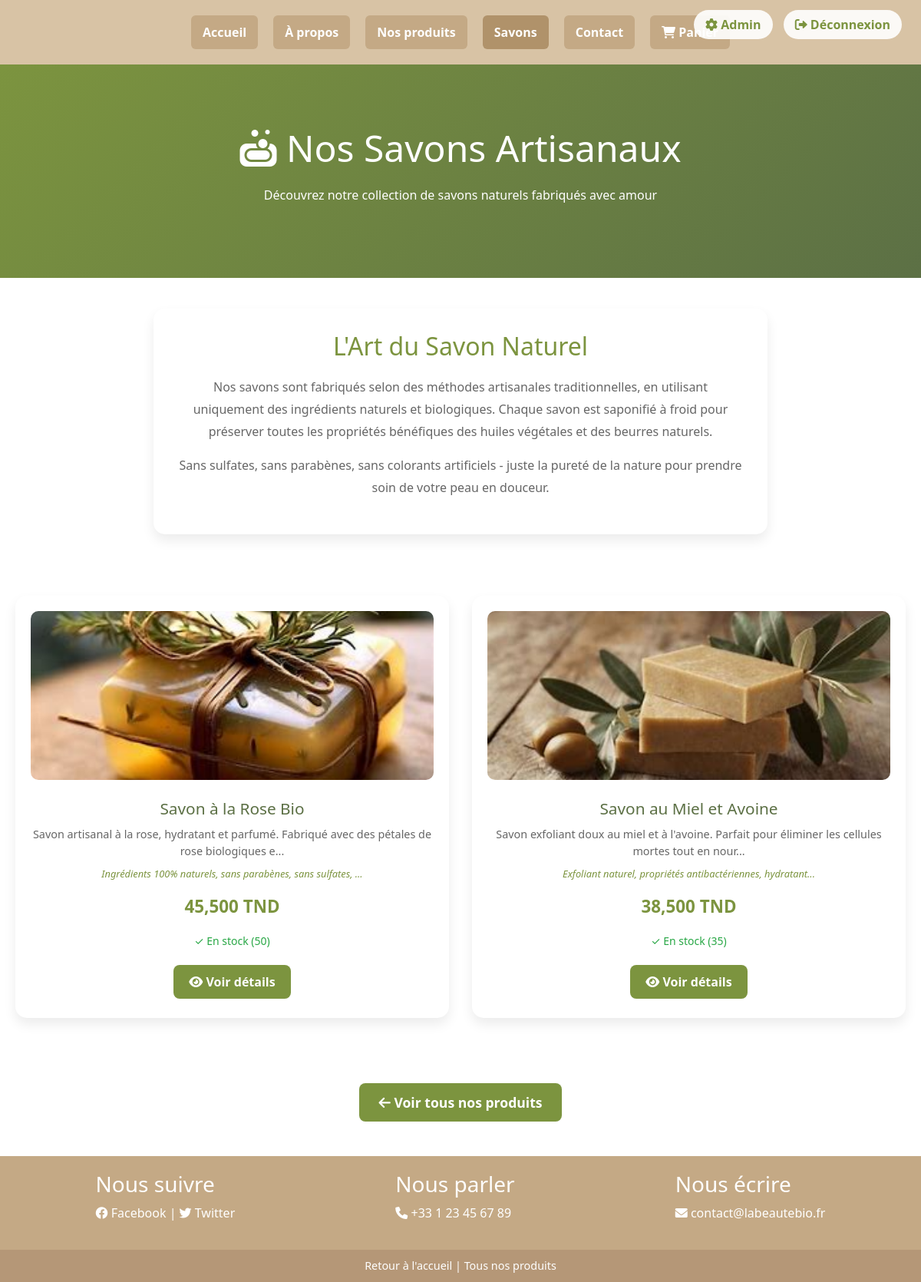
Page /savons.php (signed in) on the committed database.
### tables this page shows
CREATE TABLE products (
    id INT AUTO_INCREMENT PRIMARY KEY,
    name VARCHAR(200) NOT NULL,
    slug VARCHAR(200) UNIQUE NOT NULL,
    description TEXT,
    short_description VARCHAR(500),
    price DECIMAL(10,2) NOT NULL,
    sale_price DECIMAL(10,2) NULL,
    category_id INT,
    image VARCHAR(255),
    gallery TEXT,  
    stock_quantity INT DEFAULT 0,
    min_stock_level INT DEFAULT 5,
    characteristics TEXT,
    ingredients TEXT,
    usage_instructions TEXT,
    weight DECIMAL(8,2),  
    dimensions VARCHAR(50),  
    sku VARCHAR(50) UNIQUE,
    barcode VARCHAR(50),
    is_active BOOLEAN DEFAULT TRUE,
    is_featured BOOLEAN DEFAULT FALSE,
    meta_title VARCHAR(200),
    meta_description VARCHAR(500),
    created_at TIMESTAMP DEFAULT CURRENT_TIMESTAMP,
    updated_at TIMESTAMP DEFAULT CURRENT_TIMESTAMP ON UPDATE CURRENT_TIMESTAMP,

    FOREIGN KEY (category_id) REFERENCES categories(id) ON DELETE SET NULL,
    INDEX idx_slug (slug),
    INDEX idx_category (category_id),
    INDEX idx_price (price),
    INDEX idx_stock (stock_quantity),
    INDEX idx_active (is_active),
    INDEX idx_featured (is_featured),
    INDEX idx_sku (sku),
    INDEX idx_created_at (created_at)
);

### config/session.php (called while the page is built, shortened)
<?php
function isLoggedIn() {
    return isset($_SESSION['user_id']) && !empty($_SESSION['user_id']);
}
function isAdmin() {
    return isLoggedIn() && isset($_SESSION['role']) && $_SESSION['role'] === 'admin';
}
?>

### includes/functions.php (called while the page is built, shortened)
<?php
function formatPrice($price) {
    return number_format($price, 3, ',', ' ') . ' TND';
}
?>

### savons.php (the view, shortened to what this page needs)
<?php
require_once 'config/database.php';
require_once 'config/session.php';
require_once 'includes/functions.php';
$stmt = $pdo->prepare("SELECT id FROM categories WHERE name = 'Savons' LIMIT 1");
$stmt->execute();
$savons_category = $stmt->fetch();
$category_id = $savons_category ? $savons_category['id'] : 1;
$stmt = $pdo->prepare("SELECT p.*, c.name as category_name FROM products p
                      LEFT JOIN categories c ON p.category_id = c.id
                      WHERE p.category_id = ? AND p.is_active = 1
                      ORDER BY p.is_featured DESC, p.name");
$stmt->execute([$category_id]);
$savons = $stmt->fetchAll();
?>
<!DOCTYPE html>
<html lang="fr">
<head>
    <link rel="stylesheet" href="assets/css/frontend.css">
    <link href="https://cdn.jsdelivr.net/npm/bootstrap@5.1.3/dist/css/bootstrap.min.css" rel="stylesheet">
    <link rel="stylesheet" href="https://cdnjs.cloudflare.com/ajax/libs/font-awesome/6.0.0/css/all.min.css">
</head>
<body>
<div class="user-menu">
    <?php if (isLoggedIn()): ?>
        <?php if (isAdmin()): ?>
            <a href="admin/index.php"><i class="fas fa-cog"></i> Admin</a>
        <?php else: ?>
            <a href="client/profile.php"><i class="fas fa-user"></i> Mon Profil</a>
        <?php endif; ?>
        <a href="logout.php"><i class="fas fa-sign-out-alt"></i> Déconnexion</a>
    <?php else: ?>
        <a href="client/login.php"><i class="fas fa-sign-in-alt"></i> Connexion</a>
        <a href="client/register.php"><i class="fas fa-user-plus"></i> Inscription</a>
    <?php endif; ?>
</div>
<header>
    <nav>
        <a href="index.php">Accueil</a>
        <a href="a-propos.php">À propos</a>
        <a href="products.php">Nos produits</a>
        <a href="savons.php" class="active">Savons</a>
        <a href="contact.php">Contact</a>
        <a href="panier.php"><i class="fas fa-shopping-cart"></i> Panier</a>
    </nav>
</header>
<div class="category-header">
    <h1><i class="fas fa-soap"></i> Nos Savons Artisanaux</h1>
    <p>Découvrez notre collection de savons naturels fabriqués avec amour</p>
</div>
<div class="category-description">
    <h2 style="color: #7c943f; margin-bottom: 20px;">L'Art du Savon Naturel</h2>
    <p style="color: #666; line-height: 1.8;">
        Nos savons sont fabriqués selon des méthodes artisanales traditionnelles,
        en utilisant uniquement des ingrédients naturels et biologiques.
        Chaque savon est saponifié à froid pour préserver toutes les propriétés
        bénéfiques des huiles végétales et des beurres naturels.
    </p>
    <p style="color: #666; line-height: 1.8;">
        Sans sulfates, sans parabènes, sans colorants artificiels -
        juste la pureté de la nature pour prendre soin de votre peau en douceur.
    </p>
</div>
<?php if (empty($savons)): ?>
    <div style="text-align: center; padding: 60px 20px;">
        <i class="fas fa-soap" style="font-size: 4rem; color: #ccc; margin-bottom: 20px;"></i>
        <h3 style="color: #7c943f;">Aucun savon disponible</h3>
        <p style="color: #666;">Nos savons seront bientôt disponibles. Revenez nous voir !</p>
        <a href="products.php" class="btn-savon" style="font-size: 1.2em; padding: 15px 30px;">
            <i class="fas fa-shopping-bag"></i> Voir tous nos produits
        </a>
    </div>
<?php else: ?>
    <section class="savons-container">
        <?php foreach ($savons as $savon): ?>
        <div class="savon">
            <?php
            $image_path = '';
            if ($savon['image'] && file_exists('assets/images/' . $savon['image'])) {
                $image_path = 'assets/images/' . htmlspecialchars($savon['image']);
            } else {
                $savon_images = ['savon1.jpg', 'savon2.jpg', 'savon3.jpg', 'savon4.jpg'];
                $image_path = 'assets/images/' . $savon_images[($savon['id'] - 1) % count($savon_images)];
            }
            ?>
            <img src="<?php echo $image_path; ?>"
                 alt="<?php echo htmlspecialchars($savon['name']); ?>"
                 onerror="this.src='assets/images/savon1.jpg'" />
            <h3><?php echo htmlspecialchars($savon['name']); ?></h3>
            <p style="color: #666; font-size: 0.9em; margin: 10px 0;">
                <?php echo htmlspecialchars(substr($savon['description'], 0, 100)) . '...'; ?>
            </p>
            <?php if ($savon['characteristics']): ?>
                <p style="color: #7c943f; font-size: 0.8em; font-style: italic;">
                    <?php echo htmlspecialchars(substr($savon['characteristics'], 0, 60)) . '...'; ?>
                </p>
            <?php endif; ?>
            <div class="price"><?php echo formatPrice($savon['price']); ?></div>
            <?php if ($savon['stock_quantity'] > 0): ?>
                <small style="color: #28a745;">✓ En stock (<?php echo $savon['stock_quantity']; ?>)</small>
            <?php else: ?>
                <small style="color: #dc3545;">✗ Rupture de stock</small>
            <?php endif; ?>
            <div style="margin-top: 15px;">
                <a href="product_detail.php?id=<?php echo $savon['id']; ?>" class="btn-savon">
                    <i class="fas fa-eye"></i> Voir détails
                </a>
            </div>
        </div>
        <?php endforeach; ?>
    </section>
    <div style="text-align: center; margin: 40px 0;">
        <a href="products.php" class="btn-savon" style="font-size: 1.1em; padding: 12px 25px;">
            <i class="fas fa-arrow-left"></i> Voir tous nos produits
        </a>
    </div>
<?php endif; ?>
<footer class="footer">
    <div>
        <h3>Nous suivre</h3>
        <p>
            <a href="#" style="color: white; text-decoration: none;"><i class="fab fa-facebook"></i> Facebook</a> |
            <a href="#" style="color: white; text-decoration: none;"><i class="fab fa-twitter"></i> Twitter</a>
        </p>
    </div>
    <div>
        <h3>Nous parler</h3>
        <p><i class="fas fa-phone"></i> +33 1 23 45 67 89</p>
    </div>
    <div>
        <h3>Nous écrire</h3>
        <p><a href="mailto:contact@labeautebio.fr" style="color: white;"><i class="fas fa-envelope"></i> contact@labeautebio.fr</a></p>
    </div>
</footer>
<div class="bottom-bar">
    <a href="index.php" style="color: white; text-decoration: none;">Retour à l'accueil</a> |
    <a href="products.php" style="color: white; text-decoration: none;">Tous nos produits</a>
</div>
</body>
</html>

### assets/css/frontend.css (style rules this page uses)
body { margin: 0; font-family: 'Segoe UI', sans-serif; background-color: #fdf8f1; color: #333; }
html { scroll-behavior: smooth; }
header { background-color: #d8c3a5; padding: 20px 10px; text-align: center; }
nav { display: flex; flex-wrap: wrap; justify-content: center; gap: 20px; background-color: transparent; }
nav a { text-decoration: none; color: white; font-weight: bold; padding: 10px 15px; border-radius: 6px; transition: background-color 0.3s; background-color: #c4a985; }
nav a:hover, nav a.active { background-color: #b0926a; }
.footer { background-color: #c4a985; color: white; display: flex; justify-content: space-around; padding: 20px; flex-wrap: wrap; }
.footer a, .footer p { color: white; text-decoration: none; }
.bottom-bar { text-align: center; font-size: 0.9em; background: #b59777; padding: 10px; color: white; }

### savons.php (style rules this page uses)
.category-header { background: linear-gradient(135deg, #7c943f, #5c7045); color: white; padding: 80px 0; text-align: center; }
.category-header h1 { font-size: 3rem; margin-bottom: 20px; }
.category-description { max-width: 800px; margin: 40px auto; padding: 30px; background: white; border-radius: 15px; box-shadow: 0 8px 16px rgba(0,0,0,0.08); text-align: center; }
.savons-container { display: grid; grid-template-columns: repeat(auto-fit, minmax(280px, 1fr)); gap: 30px; max-width: 1200px; margin: 0 auto; padding: 40px 20px; }
.savon { background-color: #fff; border-radius: 15px; box-shadow: 0 8px 16px rgba(0,0,0,0.08); padding: 20px; transition: transform 0.3s, box-shadow 0.3s; text-align: center; }
.savon img { width: 100%; height: 220px; object-fit: cover; border-radius: 10px; margin-bottom: 15px; }
.savon h3 { color: #5c7045; margin: 10px 0; font-size: 1.3em; }
.price { font-size: 1.4em; font-weight: bold; color: #7c943f; margin: 15px 0; }
.btn-savon { background-color: #7c943f; color: white; border: none; padding: 10px 20px; font-weight: bold; border-radius: 8px; cursor: pointer; transition: background 0.3s; text-decoration: none; display: inline-block; margin: 5px; }
.user-menu { position: absolute; top: 20px; right: 20px; z-index: 1000; }
.user-menu a { background-color: rgba(255,255,255,0.9); color: #7c943f; padding: 8px 15px; border-radius: 20px; text-decoration: none; margin: 0 5px; font-weight: bold; transition: all 0.3s; }

### rows in the picture
products: shows a picture, name "Savon à la Rose Bio", description "Savon artisanal à la rose, hydratant et parfumé. Fabriqué avec des pétales de rose biologiques e", characteristics "Ingrédients 100% naturels, sans parabènes, sans sulfates,", price "45,500 TND", stock_quantity "50"
products: shows a picture, name "Savon au Miel et Avoine", description "Savon exfoliant doux au miel et à l'avoine. Parfait pour éliminer les cellules mortes tout en nour", characteristics "Exfoliant naturel, propriétés antibactériennes, hydratant", price "38,500 TND", stock_quantity "35"
